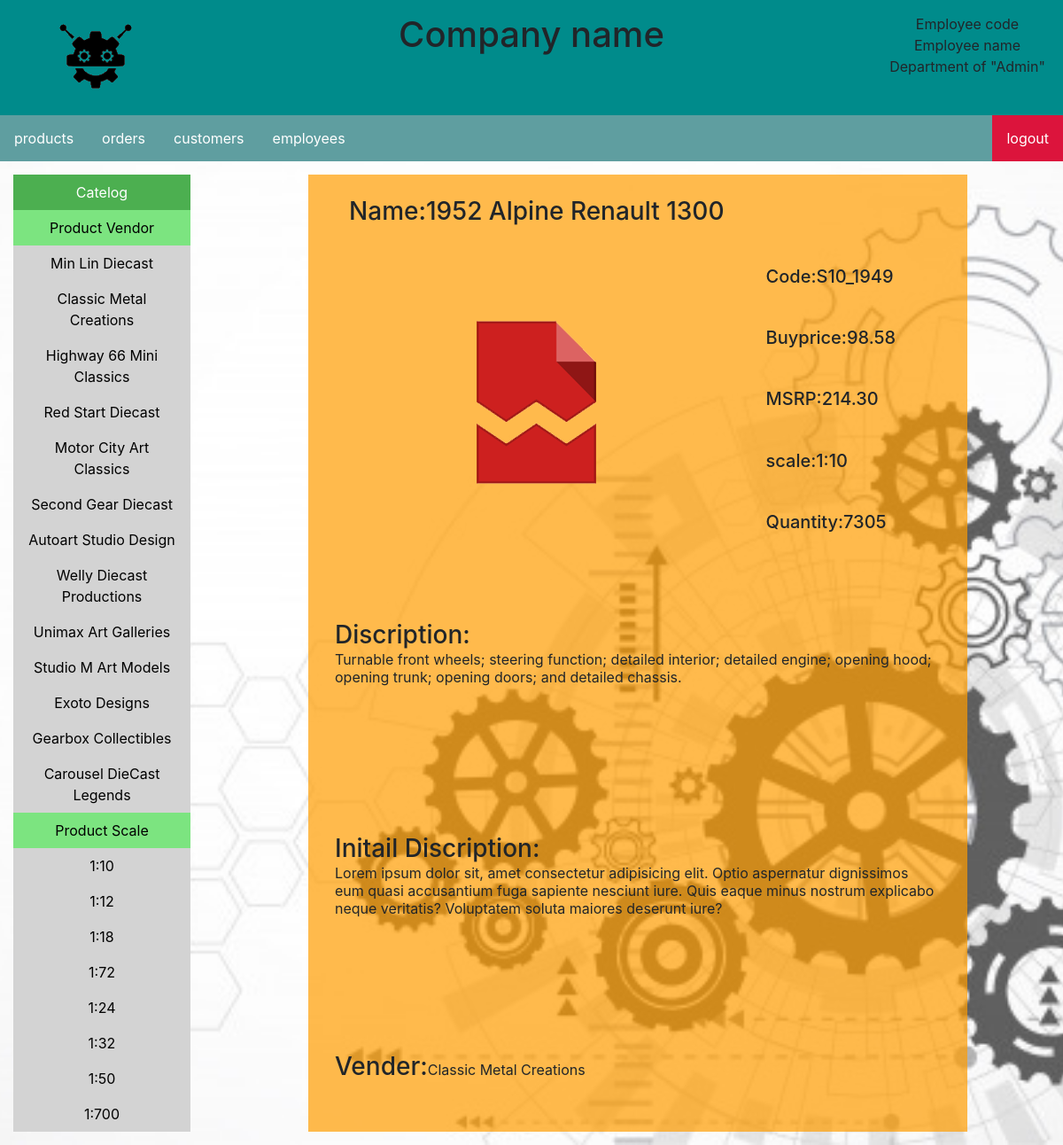
The page /2.php?productCode=S10_1949 on the database its author committed.
### tables this page shows
CREATE TABLE `products` (
  `productCode` varchar(15) NOT NULL,
  `productName` varchar(70) NOT NULL,
  `productLine` varchar(50) NOT NULL,
  `productScale` varchar(10) NOT NULL,
  `productVendor` varchar(50) NOT NULL,
  `productDescription` text NOT NULL,
  `quantityInStock` smallint(6) NOT NULL,
  `buyPrice` decimal(10,2) NOT NULL,
  `MSRP` decimal(10,2) NOT NULL
);

### 2.php (the view, shortened to what this page needs)
<?php
include "mysql_control.php";
$productCode = $_GET['productCode'];
$tablename = "products";
$result = mysqli_query($con,"SELECT * FROM $tablename WHERE productCode='$productCode'");
$data = mysqli_fetch_row($result);
$product_name = $data[1];
$product_code = $data[0];
$product_buyPrice = $data[7];
$product_MSRP = $data[8];
$product_scale = $data[3];
$product_quantity = $data[6];
$product_description = $data[5];
$product_vendor = $data[4];
?>
<html>
    <head>
        <link rel="stylesheet" href="https://stackpath.bootstrapcdn.com/bootstrap/4.3.1/css/bootstrap.min.css">
        <link rel="stylesheet" type="text/css" href="css/main.css">
    </head>
    <body class="bg-image">
        <div class="row">
            <div class="column-left"><img src="image\logo.png" class="login-logo-image"></div>
            <div class="column-center"><h1>Company name</h1></div>
            <div class="column-right">
                Employee code<br>
                Employee name<br>
                Department of "Admin"
            </div>
        </div>
        <ul class="ul-menu-bar">
            <li class="li-menu-bar"><a href="1.php?category=products">products</a></li>
            <li class="li-menu-bar"><a href="1.php?category=orders">orders</a></li>
            <li class="li-menu-bar"><a href="1.php?category=customers">customers</a></li>
            <li class="li-menu-bar"><a href="1.php?category=employees">employees</a></li>
            <li class="li-menu-bar" style="float:right"><a class="active" href="#about">logout</a></li>
        </ul>
		<div class="row" style="margin:0px">
			<div class="column-left-body">
				<ul class="ul-menu-list">
					<li class="li-menu-list"><a class="main-catelog" href="#home">Catelog</a></li>
					<li class="li-menu-list"><a class="sub-catelog" href="#news">Product Vendor</a></li>
					<?php
						$result = mysqli_query($con,"SELECT DISTINCT productVendor FROM `products`");
						while($data = mysqli_fetch_row($result))
						{
							echo "<li class='li-menu-list'><a href='1.php?category=products&productvendor=$data[0]'>$data[0]</a></li>";
						}
					?>
					<li class="li-menu-list"><a class="sub-catelog" href="#news">Product Scale</a></li>
					<?php
						$result = mysqli_query($con,"SELECT DISTINCT productScale FROM `products`");
						while($data = mysqli_fetch_row($result))
						{
							echo "<li class='li-menu-list'><a href='1.php?category=products&productscale=$data[0]'>$data[0]</a></li>";
						}
					?>
				</ul>
			</div>
			<div class="column-center-body">
				<table class="document">
                <tr>
                    <td align="center" style="padding: 10px"><h3>Name:<?php echo $product_name ?></h3></td>
                </tr>
                <tr>
                    <td align="center" style="padding: 10px" rowspan="5"><img onerror="this.src='./image/default_image.png'" src="./image/product.jpg" ></td>
                    <td><h5>Code:<?php echo $product_code ?></h5></td>
                </tr>
                <tr>
                    <td><h5>Buyprice:<?php echo $product_buyPrice ?></h5></td>
                </tr>
                <tr>
                    <td><h5>MSRP:<?php echo $product_MSRP ?></h5></td>
                </tr>
                <tr>
                    <td><h5>scale:<?php echo $product_scale ?></h5></td>
                </tr>
                <tr>
                    <td><h5>Quantity:<?php echo $product_quantity ?></h5></td>
                </tr>
                <tr>
                    <td colspan="2" style="padding: 30px"><h3>Discription:</h3><p><?php echo $product_description ?></p></td>
                </tr>
                <tr>
                    <td colspan="2" style="padding: 30px"><h3>Initail Discription:</h3><p>Lorem ipsum dolor sit, amet consectetur adipisicing elit.
                        Optio aspernatur dignissimos eum quasi accusantium fuga sapiente nesciunt iure.
                        Quis eaque minus nostrum explicabo neque veritatis? Voluptatem soluta maiores deserunt iure?</p></td>
                </tr>
                <tr>
                    <td colspan="2" style="padding: 30px"><h3>Vender:</h3><?php echo $product_vendor ?></td>
                </tr>
        </table>
			</div>
		</div>
    </body>
</html>

### css/main.css (style rules this page uses)
.bg-image { background-image: url("../image/bg.jpg"); background-repeat: no-repeat; background-position: center; background-size: cover; }
.login-logo-image { width: 100px; height: 100px; }
.ul-menu-bar { list-style-type: none; margin: 0; padding: 0; overflow: hidden; background-color: cadetblue; }
.li-menu-bar { float: left; }
.li-menu-bar a { display: block; color: white; text-align: center; padding: 14px 16px; text-decoration: none; }
.ul-menu-list { list-style-type: none; margin: 0; padding: 0; width: 200px; background-color: lightgray; }
.li-menu-list a { display: block; color: #000; padding: 8px 16px; text-decoration: none; }
.li-menu-list a.main-catelog { background-color: #4CAF50; color: white; }
.li-menu-list a.sub-catelog { background-color: rgb(124, 228, 128); color: black; }
.active { background-color: crimson; }
.column-left { text-align: center; background-color: darkcyan; padding: 15px; float: left; width: 20%; }
.column-center { text-align: center; background-color: darkcyan; padding: 15px; float: left; width: 60%; }
.column-right { text-align: center; background-color: darkcyan; padding: 15px; float: left; width: 20%; }
.column-left-body { text-align: center; padding: 15px; float: center; width: 20%; }
.column-center-body { text-align: center; padding: 15px; float: center; width: 80%; }
.row:after { content: ""; display: table; clear: both; }
.document { background-image: url("../image/bg_table.png"); margin: 0 auto; height: 100%; width: 80%; }
h3 { display: inline; }

### rows shown on the page
products: productName "1952 Alpine Renault 1300", productCode "S10_1949", buyPrice "98.58", MSRP "214.30", productScale "1:10", quantityInStock "7305", productDescription "Turnable front wheels; steering function; detailed interior; detailed engine; opening hood; opening trunk; opening doors; and detailed chassis.", productVendor "Classic Metal Creations"

### other values the page prints
$data[0] "Min Lin Diecast"
$data[0] "Classic Metal Creations"
$data[0] "Highway 66 Mini Classics"
$data[0] "Red Start Diecast"
$data[0] "Motor City Art Classics"
$data[0] "Second Gear Diecast"
$data[0] "Autoart Studio Design"
$data[0] "Welly Diecast Productions"
$data[0] "Unimax Art Galleries"
$data[0] "Studio M Art Models"
$data[0] "Exoto Designs"
$data[0] "Gearbox Collectibles"
$data[0] "Carousel DieCast Legends"
$data[0] "1:10"
$data[0] "1:12"
